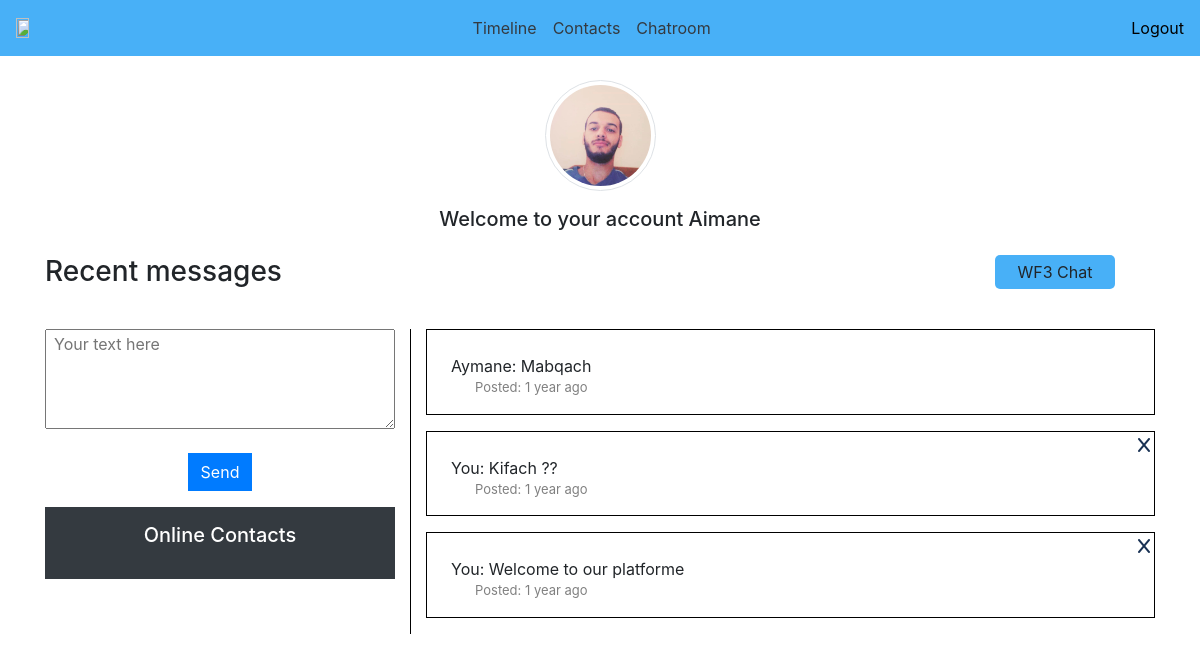
The page /timeline (signed in) on the database its author committed.
### tables this page shows
CREATE TABLE `images` (
  `id` int(11) NOT NULL,
  `images` varchar(500) NOT NULL,
  `id_user` int(11) NOT NULL
);

CREATE TABLE `messages` (
  `id` int(11) NOT NULL,
  `message` text NOT NULL,
  `id_user` int(11) NOT NULL,
  `date` datetime NOT NULL
);

CREATE TABLE `register` (
  `id` int(11) NOT NULL,
  `email` varchar(200) NOT NULL,
  `firstname` varchar(200) NOT NULL,
  `lastname` varchar(200) NOT NULL,
  `telephone` varchar(50) NOT NULL,
  `password` varchar(200) NOT NULL,
  `sex` varchar(200) NOT NULL,
  `status` bigint(20) NOT NULL
);

### functions.php (called while the page is built)
<?php
    function time_since($since) {
        $chunks = array(
            array(60 * 60 * 24 * 365 , 'year'),
            array(60 * 60 * 24 * 30 , 'month'),
            array(60 * 60 * 24 * 7, 'week'),
            array(60 * 60 * 24 , 'day'),
            array(60 * 60 , 'hour'),
            array(60 , 'minute'),
            array(1 , 'second')
        );
        for ($i = 0, $j = count($chunks); $i < $j; $i++) {
            $seconds = $chunks[$i][0];
            $name = $chunks[$i][1];
            if (($count = floor($since / $seconds)) != 0) {
                break;
            }
        }
        $print = ($count == 1) ? '1 '.$name : "$count {$name}s";
        return $print;
    }
?>

### timeline.php (the view, shortened to what this page needs)
<?php
    require("functions.php");
?>
<head>
</head>
<?php
    if(isset($_COOKIE['email']) && isset($_COOKIE['password'])){
        require("style.php");
        require("navbar.php");
        require("db.php");
        $useremail = $_SESSION['id'];
        $sql = "SELECT * FROM `images` WHERE id_user = '$useremail'";
        $result = mysqli_query($conn, $sql);
        while($rows = mysqli_fetch_assoc($result)){
            $images = $rows['images'];
        }
?>
<div class="mt-4 container">
        <div class="text-center">
            <p><img src="<?php echo $images ?>"class="img-profile img-thumbnail"></p>
        </div>
        <div class="text-center pb-3">
            <h5 id="h5">Welcome to your account <?php echo $_SESSION['name']?></h5>
        </div>
    <div class="row">
        <div class="col-lg-10">
            <h3>Recent messages</h3>
        </div>
        <div class="col-lg-2">
        <p class="bg-p w-75 text-center">WF3 Chat</p>
        </div>
    </div>
    <div class="mt-4">
            <div class="row">
                <div class="pb-2 col-md-4">
                    <div class="text-center">
                    <form action="timeline" method="POST">
                        <textarea class="w-100 pl-2" id="messages-text" name="message" placeholder="Your text here"></textarea>
                        <div class="pt-2">
                            <input type ="submit" class="btn btn-primary" value="Send" id="btn-send" name="send">
                        </div>
                    </form>
                    </div>
                    <div class="bg-dark">
                    <center><h5 class="text-white pt-3 pb-3">Online Contacts</h5></center>
<?php
$idsession = $_SESSION['id'];
    $sql = "SELECT * FROM `register` WHERE id != '$idsession'";
    $result = mysqli_query($conn, $sql);
    while($rows = mysqli_fetch_assoc($result)){
?>
<div id="result" class="pb-1"></div>
<?php
    }
?>
    </div>
                </div>
                <div class="col-md-8 div-border">
<?php
    $sql="SELECT * FROM `messages` ORDER BY `date` DESC";
    $result = mysqli_query($conn, $sql);
    while ($rows = mysqli_fetch_assoc($result)){
        $user = mysqli_real_escape_string($conn, $rows['id_user']);
        $query = "SELECT * FROM `register` WHERE id = '$user' LIMIT 1";
        $rslt = mysqli_query($conn, $query);
        $userQuery = mysqli_fetch_assoc($rslt);
        if($user == $_SESSION['id']){
            $userQuery['firstname'] = "You";
            $deleteMsg = '<a onClick="return confirm("Are you sure you want to delete this message");" href="delete_message?Id='. $rows['id'].'" class="delet-link"><i class="fa-solid fa-x"></i></a>';
        }else{
            $userQuery['firstname'] = $userQuery['firstname'];
            $deleteMsg = "";
        }
?>
                <div class="d-flex output">
                    <p class="w-100 pt-4 pb-3 px-4 para-style mx-auto">
                        <?php echo $userQuery['firstname']?>:
                        <?php echo $rows['message'] ?><br>
                        <span class="px-4 span-style">Posted: <?php echo time_since(time()- strtotime($rows['date']))?> ago</span>
                    </p>
                    <p class="delete" data-userId="<?php echo $rows['id']?>"><?php echo $deleteMsg?></p>
                </div>
<?php
    }
?>
                </div>
            </div>
    </div>
</div>
<?php
    }else if(!isset($_COOKIE['email']) && !isset($_COOKIE['password'])){
        header("location:index");
    }
?>

### style.php (style rules this page uses)
input { border-radius: 0 !important; }
textarea { height:100px; outline: none; }
.para-style { border: 1px solid black; }
.img-profile { width :10%; border-radius: 50%; }
.bg-p { background-color: #48b0f7; padding: 5px; border-radius: 5px; }
.span-style { font-size: small; color: grey; }
.div-border { border-left: 1px solid black; }
.fa-x { position: absolute; padding-top: 6px; right: 20px; cursor: pointer; }
.delet-link { color:#183153; }

### rows shown on the page
images: images (picture)
messages: id_user.firstname "Aymane", message "Mabqach"
messages: firstname "You", message "Kifach ??"
messages: firstname "You", message "Welcome to our platforme"

### other values the page prints
$_SESSION['name'] "Aimane"
